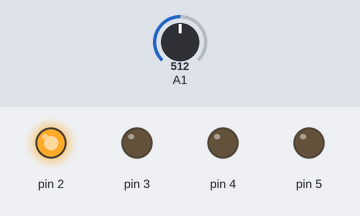
Bench run of a sketch on a simulated Arduino Uno, built with avr-gcc and run on an emulated ATmega328P. On the bench: output pins drawn as LEDs (lit = HIGH). Dashed ring = blinking. The test bench sets the inputs (shaded band); at power-on: A1 = 512.

Above: at 3.3 s.
3.4 s: A1 set to 0
At 6.4 s:
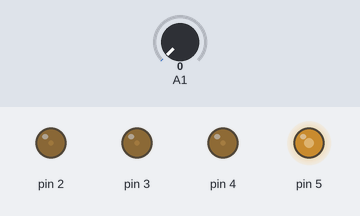
6.8 s: A1 set to 16
At 7.0 s:
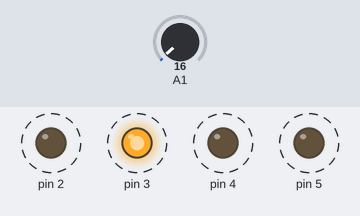
10.3 s: A1 set to 122
At 10.51 s:
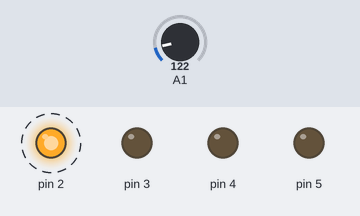
Timing chart, 0 to 19.8 s (numbered marks = the images above; inputs shaded):
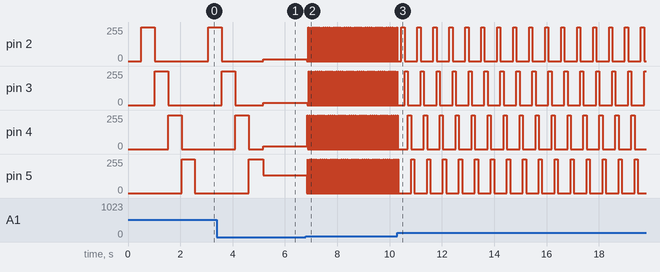

The sketch:

lab1.ino
```cpp
int light = 100;
// the setup function runs once when you press reset or power the board
void setup() {
  // initialize digital pin LED_BUILTIN as an output.
  pinMode(2, OUTPUT);
  pinMode(3, OUTPUT);
  pinMode(4, OUTPUT);
  pinMode(5, OUTPUT);
  pinMode(9, INPUT);
  light = 100;
}

void go_to_pin(int pin) {
  // turn off all other pins and then turn the given pin on
  for (int i=1;i<6;++i){
    digitalWrite(i, LOW);
  }
  digitalWrite(pin, HIGH);
}
// the loop function runs over and over again forever
void loop() {


  light = analogRead(9);
  for (int i=1;i<6;++i){
    go_to_pin(i);
    delay(light);
  }
}
```

Measured:
- after the input at 6.8 s, pin 2, pin 5: alternates 255/255 for 0.02 s and 0/255 for 0.06 s, starting at once; pin 3, pin 4: alternates 255/255 for 0.02 s and 0/255 for 0.06 s, starting after 0.05 s
- after the input at 10.3 s, pin 2: alternates 255/255 for 0.12 s and 0/255 for 0.49 s, starting after 0.15 s; pin 3: alternates 255/255 for 0.12 s and 0/255 for 0.49 s, starting after 0.28 s
